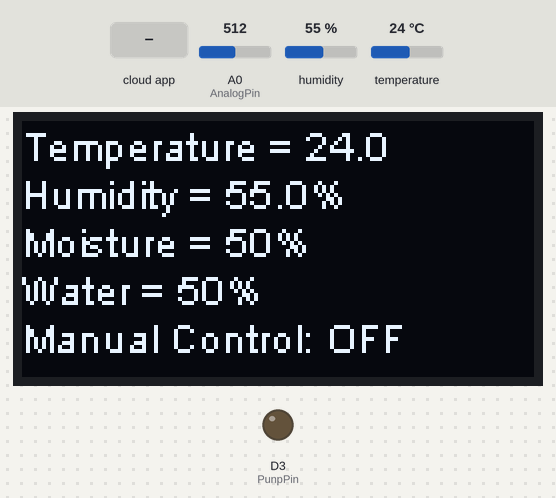
Bench run of a sketch on a simulated ESP8266 (NodeMCU). Shown: 128×64 one-colour display, output pins drawn as LEDs (lit = HIGH). The test bench sets the inputs (shaded band); at power-on: A0 (AnalogPin) = 512, humidity 55 %, temperature 24 °C. WiFi joins after 1.5 s; servers stay silent unless stated; the Firebase database answers and starts empty; pins used as bus, display or sensor lines are not drawn; what the sketch prints to the serial monitor is not drawn.

Above: at 5.1 s.
5.2 s: the phone or cloud app sets Pump to 1
At 8.0 s:
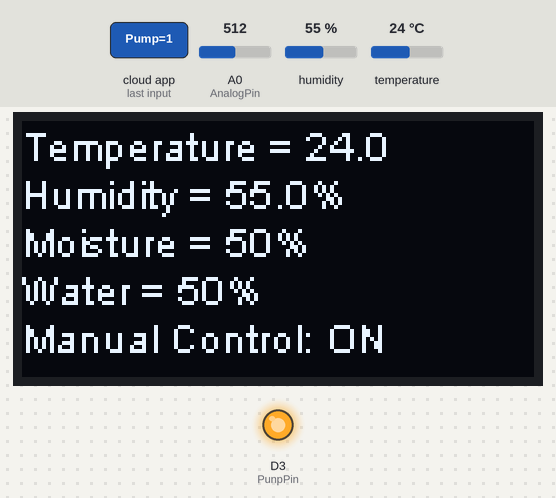
9.0 s: A0 (AnalogPin) set to 592
At 14.7 s:
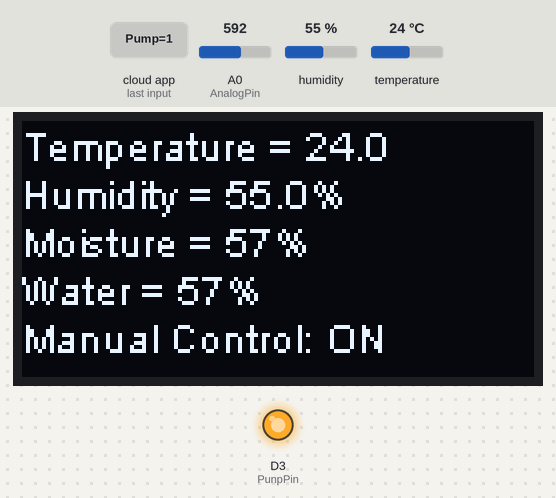
15.1 s: A0 (AnalogPin) set to 609
At 19.5 s:
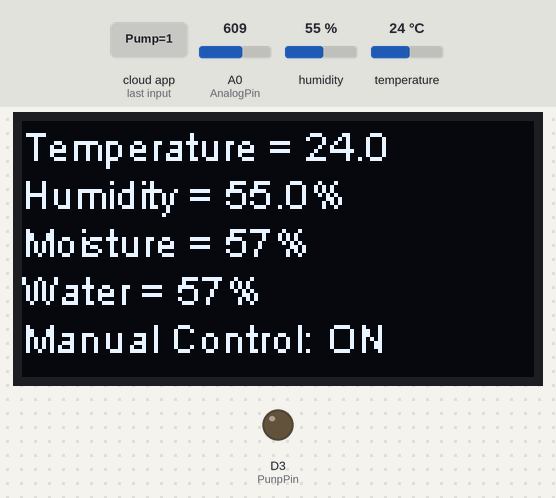
21.2 s: humidity set to 22 %
At 26.9 s:
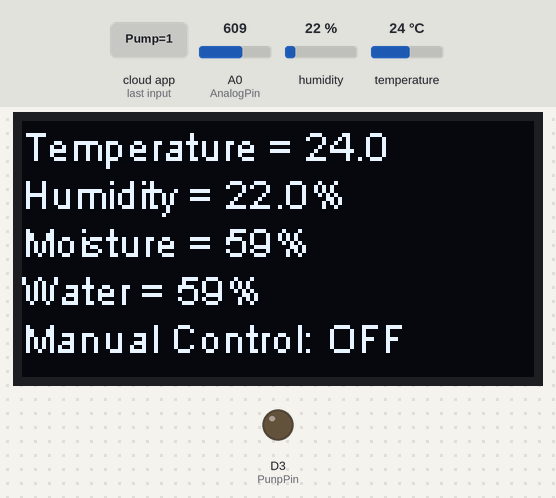
27.2 s: temperature set to 12 °C
At 32.6 s:
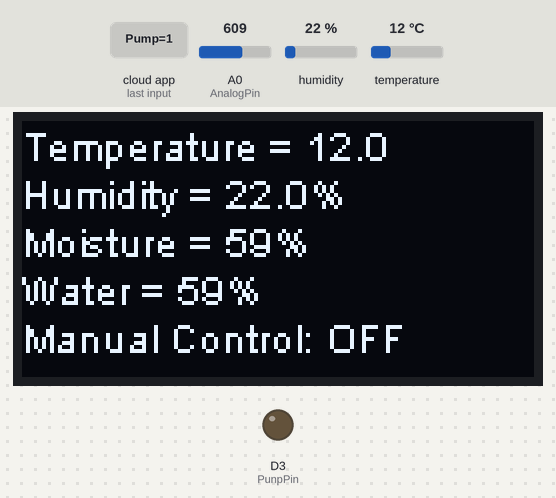
33.3 s: A0 (AnalogPin) set to 900
At 39.3 s:
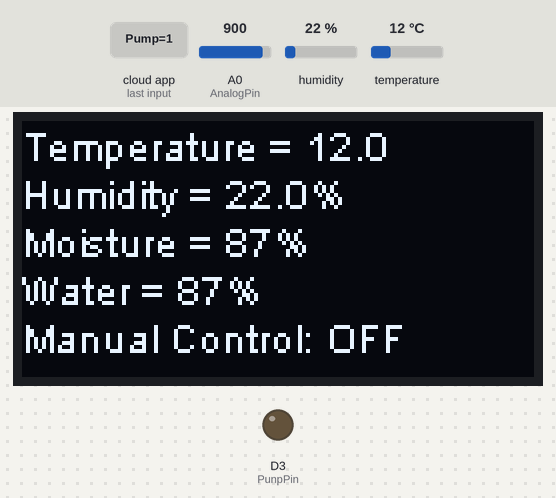
Timing chart, 0 to 40.3 s (numbered marks = the images above; inputs shaded):
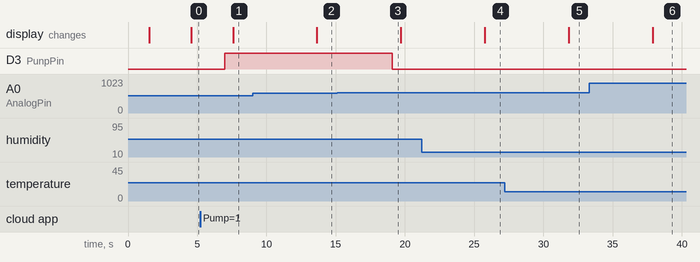

Measured:
- the behaviour switches between 599 and 600 on A0 (AnalogPin) (found by bisection; images 2 and 3)
- after the input at 5.2 s, D3 (PunpPin): LOW → HIGH after 1.8 s; the display: changes after 2.4 s (image 1)
- after the input at 9.0 s, the display: changes after 4.6 s (image 2)
- after the input at 15.1 s, D3 (PunpPin): HIGH → LOW after 4.0 s
- after the input at 21.2 s, the display: changes after 4.6 s (image 4)
- after the input at 27.2 s, the display: changes after 4.6 s (image 5)
- after the input at 33.3 s, the display: changes after 4.6 s (image 6)

The sketch:

Program.ino
```cpp
#include "helper_functions.h"
#include "addons/RTDBHelper.h"
#include "addons/TokenHelper.h"

void setup() {
  Serial.begin(SerialBaudRate);
  initWiFi();
  initFirebase();
  initDHTSensor();
  initAnalogSensors();
  initPump();
  initDisplay();
  updateScreen();
}

void loop() {
  Serial.println("********** New Loop **********");
  Decision2 = getDHTData();
  Decision1 = getMoistureData();
  delay(100);
  MasterControl = getWaterData();
  delay(1000);
  controlPunp();
  updateFirebase();
  updateScreen();
}
```

helper_functions.cpp
```cpp
#include "helper_functions.h"

bool signupOk = false;
bool Decision1 = false;
bool Decision2 = false;
bool MasterControl = false; // true means that other control signals are significant.
bool ManualControl = false;
uint16_t Water = 0;
uint16_t Moisture = 0;
float Temperature = 0;
float Humidity = 0;
String PumpStatus = "";

FirebaseData cloud;
FirebaseConfig config;
FirebaseAuth auth;
DHTesp dht;
SSD1306Wire display(0x3c, D2, D1);

void initWiFi() {
  WiFi.mode(WIFI_STA);
  WiFi.begin(ssid, pass);
  while(WiFi.status() != WL_CONNECTED) {
    delay(500);
    Serial.print(".");
  }
  onWiFiConnect();
}

void onWiFiConnect() {
  Serial.println("");
  Serial.print("Connected: ");
  Serial.print(ssid);
  Serial.println("");
  Serial.print(WiFi.localIP());
  Serial.println("");
}

void initFirebase() {
  config.api_key = API_KEY;
  config.database_url = DATABASE_URL;
  Firebase.signUp(&config,&auth,"","") ? onFirebaseSignUp() : onFirebaseSignUpError();
  Firebase.begin(&config,&auth);
  Firebase.reconnectWiFi(true);
}

void onFirebaseSignUp() {
  signupOk = true;
  Serial.println("OK");
}

void onFirebaseSignUpError() {
  Serial.printf("%s\n", config.signer.signupError.message.c_str());
  Serial.println("Error");
}

void initDHTSensor() {
  dht.setup(DHTpin, DHTesp::DHT11);
}

void initAnalogSensors() {
  pinMode(MuxSelectPin, OUTPUT);
}

void initPump() {
  digitalWrite(PunpPin, LOW);
  pinMode(PunpPin, OUTPUT);
}

void initDisplay() {
  display.init();
  display.clear();
}

bool getDHTData() {
  delay(dht.getMinimumSamplingPeriod());
  Humidity = dht.getHumidity();
  Temperature = dht.getTemperature();
  Serial.printf("DHT11 Status String: %s\nHumidity = %.1f%%\nTemperature = %.1f\u2103\n", dht.getStatusString(), Humidity, Temperature);
  return (Temperature >= TempHigh);
}

bool getMoistureData() {
  digitalWrite(MuxSelectPin, 0);  // Moisture level will be measured
  Moisture = analogRead(AnalogPin);
  Serial.printf("Moisture Level: %.2f%%\n%s\n",
    Moisture * 100.0 / 1024.0, (Moisture < Moisture_Wet) ? "Status: Soil is too wet" :
      (Moisture < Moisture_Dry) ? "Status: Soil moisture is perfect" :
      "Status: Soil is too dry - time to water!");
  return (Moisture >= Moisture_Dry);
}

bool getWaterData() {
  digitalWrite(MuxSelectPin, 1); // Water level will be measured
  Water = analogRead(AnalogPin);
  Serial.printf("Water Level: %.2f%%\nStatus: Water level is %s\n",
    Water * 100.0 / 1024.0, (Water < Water_Low) ? "LOW" : (Water < Water_High) ? "MEDIUM" : "HIGH");
  return (Water < Water_High);
}

void controlPunp() {
  if (MasterControl) { // if water level is not high
    if(Firebase.ready() && signupOk) {
      Firebase.RTDB.setString(&cloud, MASTERCONTROL_URL, "1");
      PumpStatus = Firebase.RTDB.getString(&cloud, PUMP_URL) ? cloud.stringData() : "";
    }
    ManualControl = (PumpStatus == "1");
    digitalWrite(PunpPin, (PumpStatus == "1" || Decision1 || Decision2) ? HIGH : LOW); // Manual Control
  } else { // if water level is high, Close the pump if it is open
      Firebase.RTDB.setString(&cloud, MASTERCONTROL_URL, "0");
      Firebase.RTDB.setString(&cloud, PUMP_URL, "0");
      digitalWrite(PunpPin, 0);
      ManualControl = false;
      PumpStatus = "0";
  }
}

void updateFirebase() {
  Firebase.RTDB.setFloat(&cloud, TEMPERATURE_URL, Temperature);
  Firebase.RTDB.setFloat(&cloud, HUMIDITY_URL, Humidity);
  Firebase.RTDB.setInt(&cloud, WATER_URL, Water * 100 / 1024);
  Firebase.RTDB.setInt(&cloud, MOISTURE_URL, Moisture * 100 / 1024);
}

void updateScreen() {
  display.clear();
  display.setTextAlignment(TEXT_ALIGN_LEFT);
  display.setFont(ArialMT_Plain_10);
  display.drawString(0, 0, "Temperature = " + String(Temperature, 1) + String("\u2103"));
  display.drawString(0, 12, "Humidity = " + String(Humidity, 1) + "%");
  display.drawString(0, 24, "Moisture = " + String(Moisture * 100 / 1024) + "%");
  display.drawString(0, 36, "Water = " + String(Water * 100 / 1024) + "%");
  ManualControl ? display.drawString(0, 48, "Manual Control: ON") : display.drawString(0, 48, "Manual Control: OFF");
  display.display();
}
```

helper_functions.h
```cpp
#ifndef HELPER_FUNCTIONS_H
#define HELPER_FUNCTIONS_H

#include <ESP8266WiFi.h>
#include <Firebase_ESP_Client.h>
#include "DHTesp.h"
#include "SSD1306Wire.h"
#include "Wire.h"

#define ssid "AndroidAP5C22"
#define pass "12345678"

#define API_KEY "AIzaSyCM_3eziXBsbALqacktNZ3dMetAFyTNBvw"
#define DATABASE_URL "https://smart-plant-monitoring-769a7-default-rtdb.firebaseio.com/"
#define PUMP_URL "/Smart_Plant_Monitoring/Pump"
#define TEMPERATURE_URL "/Smart_Plant_Monitoring/Temperature"
#define WATER_URL "/Smart_Plant_Monitoring/Water"
#define MOISTURE_URL "/Smart_Plant_Monitoring/Moisture"
#define HUMIDITY_URL "/Smart_Plant_Monitoring/Humidity"
#define MASTERCONTROL_URL "/Smart_Plant_Monitoring/MasterControl"

#define PunpPin D3
#define DHTpin D4
#define MuxSelectPin D5
#define AnalogPin A0

#define SerialBaudRate 115200
#define TempHigh 30
#define Moisture_Wet 500
#define Moisture_Dry 750
#define Water_Low 450
#define Water_High 600

extern bool signupOk;
extern bool Decision1;
extern bool Decision2;
extern bool MasterControl; // true means that other control signals are significant.
extern bool ManualControl;
extern uint16_t Water;
extern uint16_t Moisture;
extern float Temperature;
extern float Humidity;
extern String PumpStatus;

extern FirebaseData cloud;
extern FirebaseConfig config;
extern FirebaseAuth auth;
extern DHTesp dht;
//extern SSD1306Wire display(0x3c, D2, D1);
extern SSD1306Wire display;

void initWiFi();
void onWiFiConnect();
void initFirebase();
void onFirebaseSignUp();
void onFirebaseSignUpError();
void initDHTSensor();
void initAnalogSensors();
void initPump();
void initDisplay();
bool getDHTData();
bool getMoistureData();
bool getWaterData();
void controlPunp();
void updateFirebase();
void updateScreen();

#endif
```
